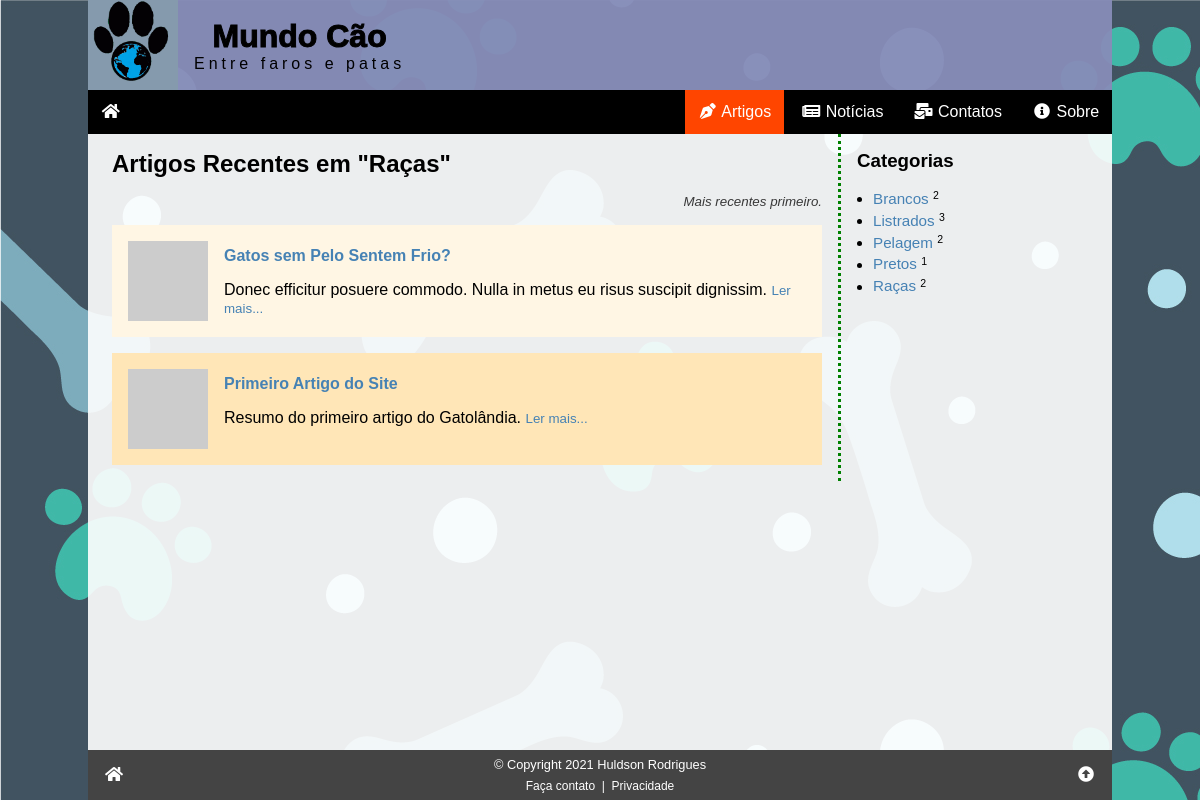
Screenshot of /artigos.php?c=1 with the database file from the repository.
### tables this page shows
CREATE TABLE categorias (
    id_categoria INT PRIMARY KEY NOT NULL AUTO_INCREMENT,
    nome VARCHAR(127) NOT NULL
);

CREATE TABLE artigos (
    id_artigo INT PRIMARY KEY NOT NULL AUTO_INCREMENT,
    data TIMESTAMP DEFAULT CURRENT_TIMESTAMP,
    titulo VARCHAR(255) NOT NULL,
    imagem VARCHAR(255) COMMENT 'URL da imagem - thumbnail',
    resumo VARCHAR(255) NOT NULL COMMENT 'Resumo do artigo',
    texto LONGTEXT NOT NULL COMMENT 'Texto (HTML) do artigo completo',
    autor_id INT NOT NULL,
    campo1 TEXT COMMENT 'Reservado para uso futuro',
    campo2 TEXT COMMENT 'Reservado para uso futuro',
    campo3 TEXT COMMENT 'Reservado para uso futuro',
    status ENUM ('inativo', 'ativo') DEFAULT 'ativo',

     
    FOREIGN KEY (autor_id) REFERENCES autores (id_autor)
);

### artigos.php (the view, shortened to what this page needs)
<?php
require '_config.php';
$titulo = "Artigos Recentes";
$idcat = (isset($_GET['c'])) ? intval($_GET['c']) : 0;
if ($idcat > 0) {
    $sql = <<<SQL
SELECT id_artigo, titulo, imagem, resumo, id_categoria, nome FROM artigos
    INNER JOIN art_cat ON artigo_id = id_artigo
    INNER JOIN categorias ON categoria_id = id_categoria
WHERE categoria_id = '{$idcat}' AND status = 'ativo'
    ORDER BY data DESC
SQL;
} else {
    $sql = "SELECT id_artigo, titulo, imagem, resumo FROM artigos WHERE status = 'ativo' ORDER BY data DESC";
}
$res = $conn->query($sql);
$artigos = '';
if ($res->num_rows > 0) {
    while ($art = $res->fetch_assoc()) {
        $artigos .= <<<HTML
<div class="artigo">
    <a href="artigo.php?id={$art['id_artigo']}"><img src="{$art['imagem']}" alt="{$art['titulo']}"></a>
    <a href="artigo.php?id={$art['id_artigo']}"><h4>{$art['titulo']}</h4></a>
    <span>{$art['resumo']}</span>
    <small><a href="artigo.php?id={$art['id_artigo']}">Ler mais...</a></small>
</div>
HTML;
        if ($idcat > 0) {
            $titulo = "Artigos Recentes em \"{$art['nome']}\"";
        }
    }
} else {
    $artigos = '<p class="center">Nenhum artigo encontrado!</p>';
}
$cattitulo = $titulo;
$sql = "SELECT * FROM categorias ORDER BY nome";
$res = $conn->query($sql);
$categorias = '<ul>';
while ($cat = $res->fetch_assoc()) {
    $sql2 = "SELECT id_art_cat FROM `art_cat` WHERE categoria_id = {$cat['id_categoria']}";
    $res2 = $conn->query($sql2);
    $total = $res2->num_rows;
    if($total > 0) {
        $categorias .= <<<HTML
        <li><a href="artigos.php?c={$cat['id_categoria']}">{$cat['nome']}</a> <small><sup>{$total}</sup></small></li>
HTML;
    }
}
$categorias .= '</ul>';
require '_header.php';
?>
<div class="row">
    <div class="col1">
        <h2><?php echo $cattitulo ?></h2>
        <small class="subtitulo">Mais recentes primeiro.</small>
        <?php echo $artigos ?>
    </div>
    <aside class="col2">
        <h3>Categorias</h3>
        <?php echo $categorias ?>
    </aside>
</div>
<?php
require '_footer.php';
?>

### css/global.css (style rules this page uses)
:root { --tamanho-texto-site: 16px; --tipo-fonte-site: sans-serif; --cor-dos-links: steelblue; --cor-dos-links-em-hover: orangered; --fundo-da-pagina: url('/img/fundo3.jpg') black fixed; }
* { box-sizing: border-box; }
html, body { padding: 0; margin: 0; width: 100%; height: 100%; position: relative; font-size: var(--tamanho-texto-site); font-family: var(--tipo-fonte-site); }
a { color: var(--cor-dos-links); text-decoration: none; }
p, h1, h2, h3, h4, h5 { margin: 1rem 0; }
body { background: var(--fundo-da-pagina); }

### css/artigos.css (style rules this page uses)
.artigo { padding: 1rem; overflow: auto; margin-bottom: 1rem; }
.artigo:nth-child(even) { background: rgb(255, 230, 183); }
.artigo:nth-child(odd) { background: rgb(255, 246, 228); }
.artigo img { width: 80px; height: 80px; float: left; margin-right: 1rem; }
.artigo h4 { margin-top: 0.4rem; }
.subtitulo { display: block; margin-bottom: 1rem; text-align: right; color: rgb(56, 56, 56); font-style: italic; }
.row { display: flex; width: 100%; flex-direction: column; }
.col2 { width: 100%; border-top: 3px dotted green; margin-top: 2rem; margin-bottom: 2rem; }
aside ul { margin: 0; padding: 0; padding-left: 1rem; line-height: 1.4; font-size: .95rem; }
@media (min-width: 640px) { .row { flex-direction: row; } }
@media (min-width: 640px) { .col1 { flex-grow: 1; padding-right: 1rem; } }
@media (min-width: 640px) { .col2 { width: 250px; padding-left: 1rem; border: 0; margin: 0; border-left: 3px dotted green; } }

### rows the page displays
categorias: nome "Artigos Recentes em \"Raças\"", nome "Raças", total "2"
artigos: titulo "Gatos sem Pelo Sentem Frio?", resumo "Donec efficitur posuere commodo. Nulla in metus eu risus suscipit dignissim.", id_artigo "3"
artigos: titulo "Primeiro Artigo do Site", resumo "Resumo do primeiro artigo do Gatolândia."
categorias: nome "Brancos", total "2"
categorias: nome "Listrados"
categorias: nome "Pelagem", total "2"
categorias: nome "Pretos", total "1"
